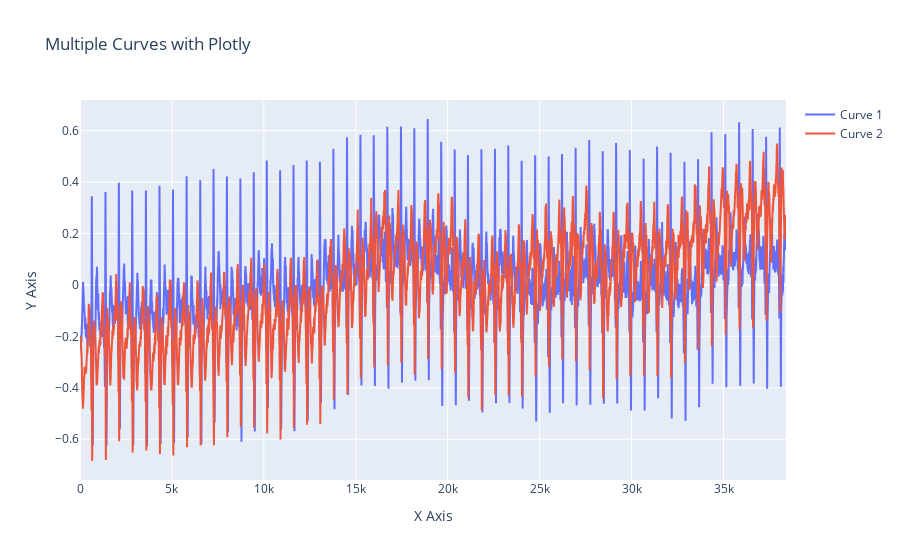

The cell this chart's notebook holds for it:
### Code cell
record = wfdb.rdsamp('draft/ptb-diagnostic-ecg-database-1.0.0/patient001/s0010_re')
                        

# Extract the signals
signal, fs = record[0], record[1]['fs']

# Create traces (each trace corresponds to a curve)
trace1 = go.Scatter(y=signal[:,0], mode='lines', name='Curve 1')
trace2 = go.Scatter(y=signal[:,1], mode='lines', name='Curve 2')


# Create a figure and add the traces
fig = go.Figure()

fig.add_trace(trace1)
fig.add_trace(trace2)

# Optionally, customize layout (e.g., titles)
fig.update_layout(
    title="Multiple Curves with Plotly",
    xaxis_title="X Axis",
    yaxis_title="Y Axis"
)

signal = signal[:,0]
# Display the plot
fig.show()

### Figure 1 — Plotly figure (JSON) as saved in the notebook; plotly's stock layout.template omitted (floating-point values rounded to 4 significant figures; data arrays with more than 128 entries replaced by an {"elided": "..."} marker saying what was removed)
{"data": [{"mode": "lines", "name": "Curve 1", "type": "scatter", "y": {"elided": "38400 float values"}}, {"mode": "lines", "name": "Curve 2", "type": "scatter", "y": {"elided": "38400 float values"}}], "layout": {"title": {"text": "Multiple Curves with Plotly"}, "xaxis": {"title": {"text": "X Axis"}}, "yaxis": {"title": {"text": "Y Axis"}}}}
